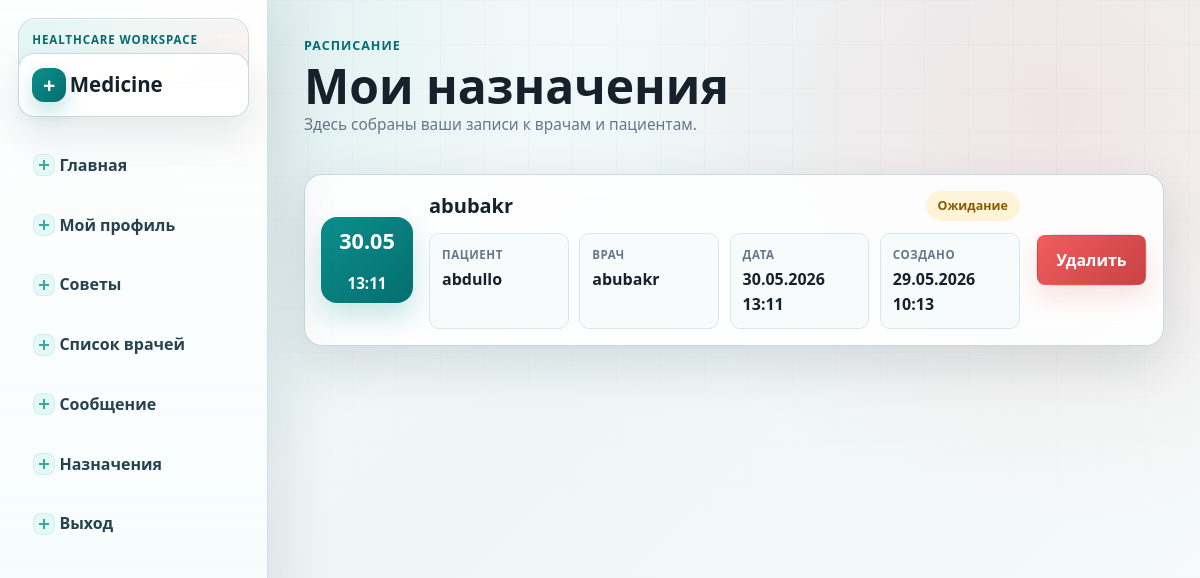
/appointments/my_appointments/ (signed in), run on an earlier commit of the app's database.
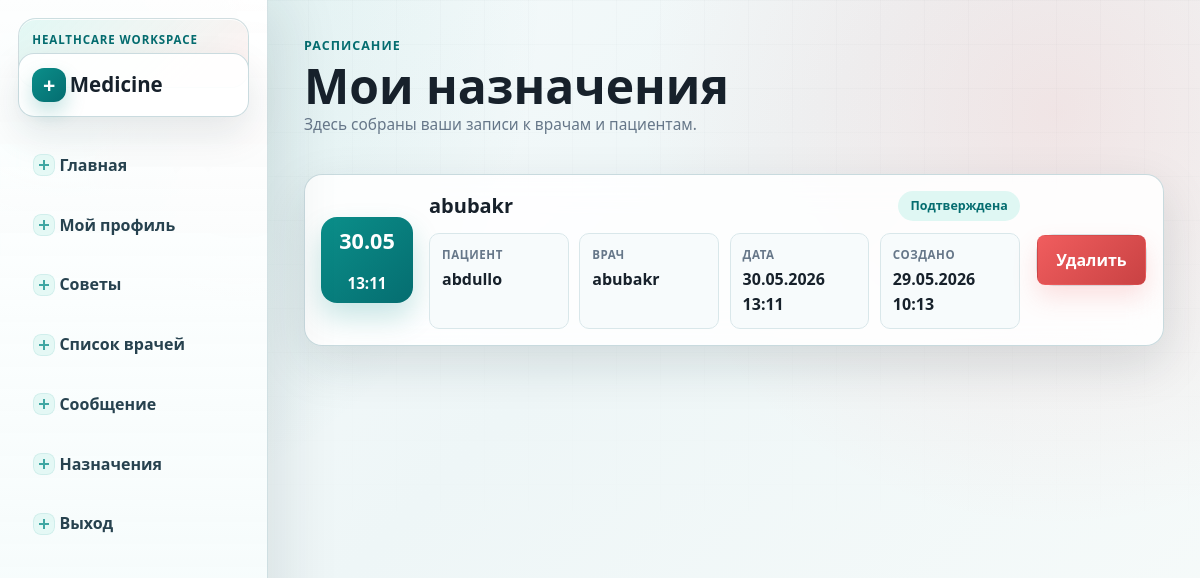
And on a later commit of the database.
### appointments/models.py (models this page shows, shortened)
class Appointment(models.Model):
    patient = models.ForeignKey(User,on_delete=models.CASCADE,related_name='appointments')
    doctor=models.ForeignKey('doctors.DoctorProfile',on_delete=models.CASCADE,related_name='appointments')
    date=models.DateTimeField()
    STATUS = (
        ('pending', 'Ожидание'),
        ('approved', 'Подтверждена'),
        ('cancelled', 'Отменена'),
    )
    status=models.CharField(max_length=30,choices=STATUS,default='pending')
    created_at=models.DateTimeField(auto_now_add=True)
    celery_task_ids = models.JSONField(default=list, blank=True)

### doctors/models.py (models this page shows, shortened)
class DoctorProfile(models.Model):
    user=models.OneToOneField(settings.AUTH_USER_MODEL,on_delete=models.CASCADE)
    speciality=models.CharField(max_length=20)
    city=models.CharField(max_length=50)
    clinic=models.CharField(max_length=100)
    bio=models.TextField(blank=True)
    experience=models.PositiveIntegerField(default=0)
    photo=models.ImageField(upload_to='doctors/',null=True,blank=True)

### accounts/models.py (models this page shows, shortened)
class User(AbstractUser):
    ROLE_CHOICES = (
        ('patient', 'Patient'),
        ('doctor', 'Doctor'),
        ('admin', 'Admin'),
    )
    role = models.CharField(
        max_length=20,
        choices=ROLE_CHOICES
    )
    phone = models.CharField(
        max_length=20,
        unique=True
    )
    age=models.PositiveIntegerField()

### appointments/views.py (the view)
# urls.py: path('my_appointments/',views.show_appointment,name='appointments'),
@login_required(login_url='login')
def show_appointment(request):
    if request.user.is_superuser:
        appointment=Appointment.objects.select_related('patient', 'doctor__user').all()
    else:
        appointment=Appointment.objects.select_related('patient', 'doctor__user').filter(
            Q(patient=request.user) | Q(doctor__user=request.user)
        )
    return render(request,'appoinments/show_appointment.html',{"appointments":appointment})

### templates/appoinments/show_appointment.html (shortened to what this page needs)
{% extends "accounts/base.html" %}
{% block main %}
<header class="page-head appointments-head">
    <div>
        <p class="eyebrow">Расписание</p>
        <h1>Мои назначения</h1>
        <p class="muted">Здесь собраны ваши записи к врачам и пациентам.</p>
    </div>
</header>
<section class="appointments-list">
    {% for i in appointments %}
        <article class="appointment-card panel">
            <div class="appointment-date">
                <span>{{ i.date|date:"d.m" }}</span>
                <strong>{{ i.date|date:"H:i" }}</strong>
            </div>
            <div class="appointment-main">
                <div class="appointment-title">
                    <h2>{{ i.doctor.user.username }}</h2>
                    <span class="status-pill status-{{ i.status }}">{{ i.get_status_display }}</span>
                </div>
                <dl class="appointment-details">
                    <div>
                        <dt>Пациент</dt>
                        <dd>{{ i.patient.username }}</dd>
                    </div>
                    <div>
                        <dt>Врач</dt>
                        <dd>{{ i.doctor.user.username }}</dd>
                    </div>
                    <div>
                        <dt>Дата</dt>
                        <dd>{{ i.date|date:"d.m.Y H:i" }}</dd>
                    </div>
                    <div>
                        <dt>Создано</dt>
                        <dd>{{ i.created_at|date:"d.m.Y H:i" }}</dd>
                    </div>
                </dl>
            </div>
            {% if request.user == i.patient or request.user == i.doctor.user or request.user.is_superuser %}
                <form class="appointment-actions" action="{% url 'delete_appointment' i.id %}" method="post">
                    <button class="danger-button" type="submit">Удалить</button>
                </form>
            {% endif %}
        </article>
    {% empty %}
        <div class="empty-state panel">
            <h2>Назначений пока нет</h2>
            <p class="muted">Когда вы запишетесь к врачу, запись появится здесь.</p>
            <a class="button" href="{% url 'doctors_list' %}">Найти врача</a>
        </div>
    {% endfor %}
</section>
{% endblock %}

What changed in the data, as far as the page shows it:
changed Appointment "abubakr": status "Ожидание" → "Подтверждена"
